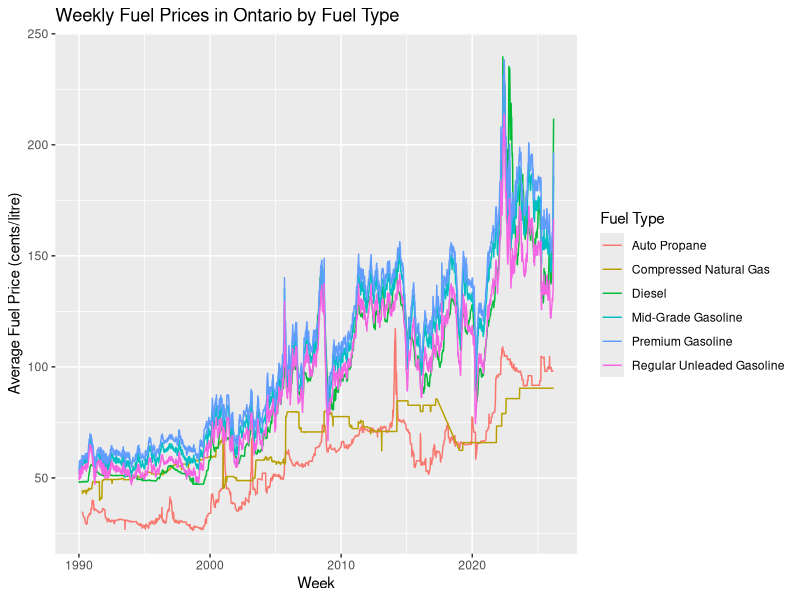
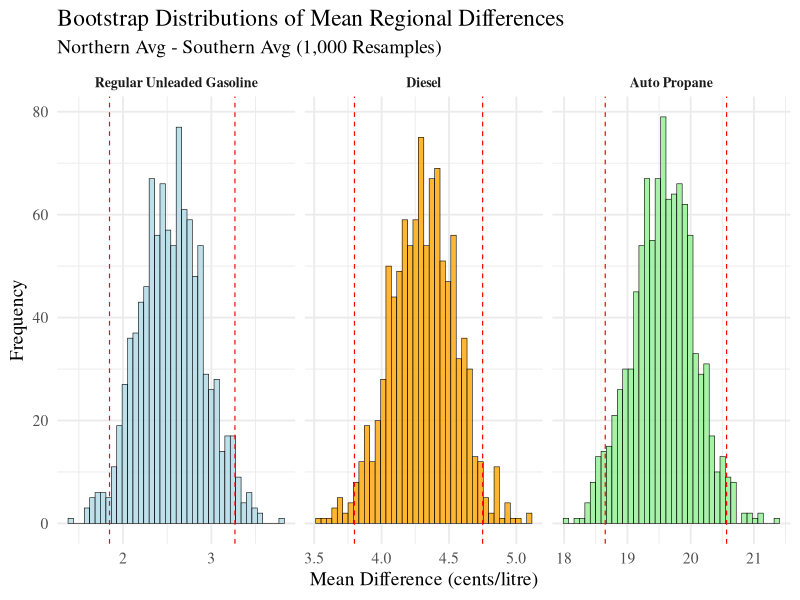
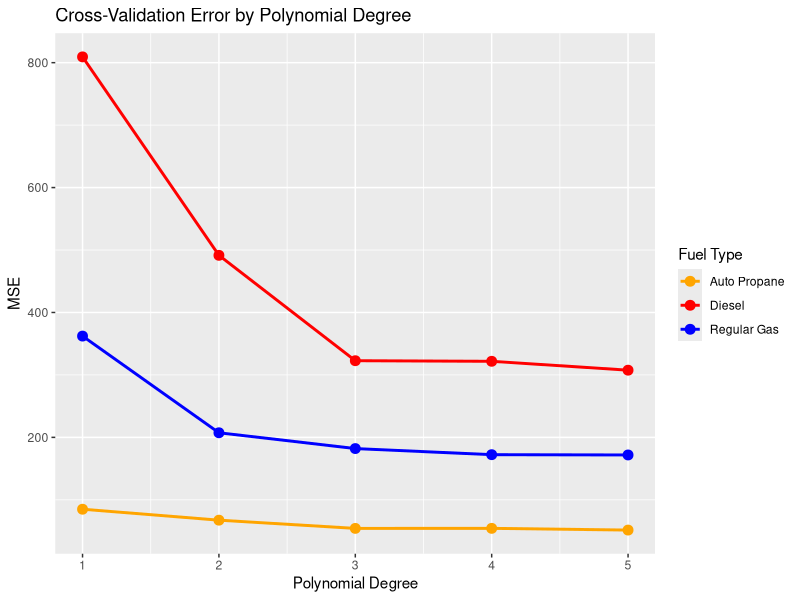

These figures' R source, in order:
## ---- chunk 1
knitr::opts_chunk$set(echo = TRUE)
## ---- chunk 2
library(tidyverse)
library(dplyr)
library(lubridate)
library(knitr)
library(ggplot2)
## ---- chunk 3
raw_data = read.csv("data/fueltypesall.csv")
## ---- chunk 4
d = raw_data %>%
  rename(
    Toronto_West = Toronto.West.Ouest,
    Toronto_East = Toronto.East.Est,
    St_Catharines = St..Catharine.s,
    Sault_Saint_Marie = Sault.Saint.Marie,
    Thunder_Bay = Thunder.Bay,
    North_Bay = North.Bay,
    Parry_Sound = Parry.Sound,
    Ontario_Average = Ontario.Average.Moyenne.provinciale,
    Southern_Ontario_Average = Southern.Average.Moyenne.du.sud.de.l.Ontario,
    Northern_Ontario_Average = Northern.Average.Moyenne.du.nord.de.l.Ontario,
    Fuel_Type = Fuel.Type
  )
## ---- chunk 5
old_cols = names(raw_data)
new_cols = names(d)

names_comparison = data.frame(
  Before = old_cols,
  After = new_cols,
  stringsAsFactors = FALSE 
)

library(knitr)
kable(names_comparison, caption = "Old Column Names vs. New Column Names")
## ---- chunk 6
d = d %>% 
  select(!Type.de.carburant)
## ---- chunk 7
d = d %>%
  mutate(across(where(is.numeric), ~ na_if(., 0)))
## ---- chunk 8
d = d %>%
  mutate(Date = as.Date(Date))
## ---- chunk 9
regular_gas_data = d %>%
  filter(Fuel_Type == "Regular Unleaded Gasoline") %>%
  select(!Fuel_Type)

diesel_data = d %>%
  filter(Fuel_Type == "Diesel") %>%
  select(!Fuel_Type)

natural_gas_data = d %>%
  filter(Fuel_Type == "Compressed Natural Gas") %>%
  select(!Fuel_Type)

mid_gas_data = d %>%
  filter(Fuel_Type == "Mid-Grade Gasoline") %>%
  select(!Fuel_Type) 

premium_gas_data = d %>%
  filter(Fuel_Type == "Premium Gasoline") %>%
  select(!Fuel_Type)

auto_propane_data = d %>%
  filter(Fuel_Type == "Auto Propane") %>%
  select(!Fuel_Type)

## ---- chunk 10
d %>% 
  ggplot(aes(x = Date, y = Ontario_Average, color = Fuel_Type)) + 
  geom_line() +
  labs(
    title = "Weekly Fuel Prices in Ontario by Fuel Type",
    x = "Week",
    y = "Average Fuel Price (cents/litre)",
    color = "Fuel Type")
## ---- chunk 11
# REGULAR GASOLINE
regional_compare_gas = regular_gas_data %>%
  filter(Date >= as.Date("2021-01-01")) %>%
  select(Date, Northern_Ontario_Average, Southern_Ontario_Average) %>%
  drop_na() %>%
  mutate(Reg_Diff = Northern_Ontario_Average - Southern_Ontario_Average)

t_test_gas = t.test(regional_compare_gas$Northern_Ontario_Average, 
                    regional_compare_gas$Southern_Ontario_Average,
                    paired = TRUE)
mean_diff_gas = t_test_gas$estimate
ci_lower_gas = t_test_gas$conf.int[1]
ci_upper_gas = t_test_gas$conf.int[2]
p_val_gas = t_test_gas$p.value

# DIESEL
regional_compare_diesel = diesel_data %>%
  filter(Date >= as.Date("2021-01-01")) %>%
  select(Date, Northern_Ontario_Average, Southern_Ontario_Average) %>%
  drop_na() %>%
  mutate(Reg_Diff = Northern_Ontario_Average - Southern_Ontario_Average)

t_test_diesel = t.test(regional_compare_diesel$Northern_Ontario_Average,
                       regional_compare_diesel$Southern_Ontario_Average,
                       paired = TRUE)
mean_diff_diesel = t_test_diesel$estimate
ci_lower_diesel = t_test_diesel$conf.int[1]
ci_upper_diesel = t_test_diesel$conf.int[2]
p_val_diesel = t_test_diesel$p.value

# AUTO PROPANE
regional_compare_propane = auto_propane_data %>%
  filter(Date >= as.Date("2021-01-01")) %>%
  select(Date, Northern_Ontario_Average, Southern_Ontario_Average) %>%
  drop_na() %>%
  mutate(Reg_Diff = Northern_Ontario_Average - Southern_Ontario_Average)

t_test_propane = t.test(regional_compare_propane$Northern_Ontario_Average,
                        regional_compare_propane$Southern_Ontario_Average,
                        paired = TRUE)
mean_diff_propane = t_test_propane$estimate
ci_lower_propane = t_test_propane$conf.int[1]
ci_upper_propane = t_test_propane$conf.int[2]
p_val_propane = t_test_propane$p.value
## ---- chunk 12
# Create a dataframe to store the results
summary_table = data.frame(
  "Fuel Type" = c(
    "Regular Unleaded Gasoline", 
    "Diesel", 
    "Auto Propane"
  ),
  "Mean Difference (cents/litre)" = c(
    round(mean_diff_gas, 2), 
    round(mean_diff_diesel, 2),
    round(mean_diff_propane, 2)
  ),
  "95% Confidence Interval" = c(
    paste0("(", round(ci_lower_gas, 2), ", ", round(ci_upper_gas, 2), ")"),
    paste0("(", round(ci_lower_diesel, 2), ", ", round(ci_upper_diesel, 2),
           ")"),
    paste0("(", round(ci_lower_propane, 2), ", ", round(ci_upper_propane, 2),
           ")")
  ),
  check.names = FALSE # This prevents R from putting periods in the column names
)

# Use kable to print a perfectly formatted table
kable(summary_table, 
      caption = "Average Price Differences: Northern vs. Southern Ontario",
      align = c("c", "c", "c"))
## ---- chunk 13
# Create a dataframe for the Hypothesis Testing results
ht_table = data.frame(
  "Fuel Type" = c(
    "Regular Unleaded Gasoline", 
    "Diesel", 
    "Auto Propane"
  ),
  "p-value" = c(
    format.pval(p_val_gas, digits = 3, eps = 0.001),
    format.pval(p_val_diesel, digits = 3, eps = 0.001),
    format.pval(p_val_propane, digits = 3, eps = 0.001)
  ),
  check.names = FALSE
)

# Print the table using kable
kable(ht_table, 
      caption = "Paired T-Test Results: Regional Price Differences",
      align = c("l", "c", "c"))
## ---- chunk 14
set.seed(57)  # Set a seed for exact reproducibility
B = 1000      # Number of bootstrap iterations

# Create a custom function using the tidyverse method taught in class
get_boot_ci = function(df) {
  
  # Define the single bootstrap step as taught in lecture
  boot_function = function() {
    # Resample the dataframe 
    boot_data = df %>% slice_sample(n = nrow(df), replace = TRUE)
    
    # Calculate the mean difference
    boot_mean = boot_data %>% summarize(cal.s = mean(Reg_Diff, na.rm = TRUE))
    
    # Extract the value
    return(boot_mean[1,1])
  }
  
  # Replicate the process B times
  boot_means = replicate(B, boot_function())
  
  # Extract the 2.5% and 97.5% percentiles for the 95% CI
  ci = quantile(boot_means, probs = c(0.025, 0.975))
  return(c(lower = ci[1], upper = ci[2]))
}

# Apply the function to all three fuel types using the dataframes we made in 
# Section 5
boot_gas = get_boot_ci(regional_compare_gas)
boot_diesel = get_boot_ci(regional_compare_diesel)
boot_propane = get_boot_ci(regional_compare_propane)
## ---- chunk 15
boot_table = data.frame(
  "Fuel Type" = c("Regular Unleaded Gasoline", "Diesel", "Auto Propane"),
  "Classical 95% CI (T-Test)" = c(
    paste0("(", round(ci_lower_gas, 2), ", ", round(ci_upper_gas, 2), ")"),
    paste0("(", round(ci_lower_diesel, 2), ", ", 
           round(ci_upper_diesel, 2), ")"),
    paste0("(", round(ci_lower_propane, 2), ", ", 
           round(ci_upper_propane, 2), ")")
  ),
  "Bootstrap 95% CI" = c(
    paste0("(", round(boot_gas["lower.2.5%"], 2), ", ",
           round(boot_gas["upper.97.5%"], 2), ")"),
    paste0("(", round(boot_diesel["lower.2.5%"], 2), ", ",
           round(boot_diesel["upper.97.5%"], 2), ")"),
    paste0("(", round(boot_propane["lower.2.5%"], 2), ", ",
           round(boot_propane["upper.97.5%"], 2), ")")
  ),
  check.names = FALSE
)

kable(boot_table, caption = 
        "Comparison of Classical and Bootstrapped 95% Confidence Intervals",
      align = c("l", "c", "c"))
## ---- chunk 16
# 1. Create a function to extract the 1000 raw means for plotting
get_boot_means = function(df) {
  boot_func = function() {
    boot_data = df %>% slice_sample(n = nrow(df), replace = TRUE)
    boot_mean = boot_data %>% summarize(cal.s = mean(Reg_Diff, na.rm = TRUE))
    return(boot_mean[1,1])
  }
  return(replicate(B, boot_func()))
}

# 2. Generate the 1,000 means for the three fuel types
boot_means_gas = get_boot_means(regional_compare_gas)
boot_means_diesel = get_boot_means(regional_compare_diesel)
boot_means_propane = get_boot_means(regional_compare_propane)

# 3. Combine everything into one large dataframe AND set specific order (Levels)
plot_data = data.frame(
  Fuel_Type = factor(
    rep(c("Regular Unleaded Gasoline", "Diesel", "Auto Propane"), each = B),
    levels = c("Regular Unleaded Gasoline", "Diesel", "Auto Propane") 
    # This forces the left-to-right order
  ),
  Means = c(boot_means_gas, boot_means_diesel, boot_means_propane)
)

# 4. Create a dataframe for the Confidence Intervals with the same ordered 
#factor
ci_data = data.frame(
  Fuel_Type = factor(
    c("Regular Unleaded Gasoline", "Diesel", "Auto Propane"),
    levels = c("Regular Unleaded Gasoline", "Diesel", "Auto Propane")
  ),
  Lower = c(boot_gas[1], boot_diesel[1], boot_propane[1]),
  Upper = c(boot_gas[2], boot_diesel[2], boot_propane[2])
)

# 5. Plot using facet_wrap, adding colors and forcing 3 columns (left-to-right)
ggplot(plot_data, aes(x = Means, fill = Fuel_Type)) +
  geom_histogram(bins = 40, color = "black", linewidth = 0.2, alpha = 0.8,
                 show.legend = FALSE) +
  geom_vline(data = ci_data, aes(xintercept = Lower), color = "red",
             linetype = "dashed", linewidth = .4) +
  geom_vline(data = ci_data, aes(xintercept = Upper), color = "red",
             linetype = "dashed", linewidth = .4) +
  scale_fill_manual(values = c(
    "Regular Unleaded Gasoline" = "lightblue", 
    "Diesel" = "orange", 
    "Auto Propane" = "lightgreen"
  )) +
  facet_wrap(~ Fuel_Type, scales = "free_x", ncol = 3) + 
  labs(
    title = "Bootstrap Distributions of Mean Regional Differences",
    subtitle = "Northern Avg - Southern Avg (1,000 Resamples)",
    x = "Mean Difference (cents/litre)", 
    y = "Frequency"
  ) +
  theme_minimal(base_size = 14, base_family = "serif") +
  theme(strip.text = element_text(face = "bold", size = 10))
## ---- chunk 17
# # Visualization on polynomial fitting
# plot_data = regular_gas_data %>%
#   filter(Date >= as.Date("2021-01-01")) %>%
#   mutate(Time_Index = as.numeric(Date - min(Date))) %>%
#   drop_na(Ontario_Average)
# 
# ggplot(plot_data, aes(x = Time_Index, y = Ontario_Average)) + 
#   geom_point() + 
#   geom_smooth(method = "lm", formula = y ~ poly(x, 1), 
#               aes(color = "Deg 1"), se = FALSE, linewidth = 1) + 
#   geom_smooth(method = "lm", formula = y ~ poly(x, 2), 
#               aes(color = "Deg 2"), se = FALSE, linewidth = 1) + 
#   geom_smooth(method = "lm", formula = y ~ poly(x, 3), 
#               aes(color = "Deg 3"), se = FALSE, linewidth = 1) +
#   geom_smooth(method = "lm", formula = y ~ poly(x, 5), 
#               aes(color = "Deg 5"), se = FALSE, linewidth = 1) +
#   labs(
#     title = "Testing Polynomial Fits on Fuel Prices",
#     x = "Week",
#     y = "Ontario Average Fuel Price (cents/litre)",
#     color = "Model Fit"
#   ) +
#   theme_minimal()
## ---- chunk 18
############# Put This in Data cleaning section!
regular_gas_data = regular_gas_data %>%
  filter(Date >= as.Date("2021-01-01")) %>%
  select(Date, Ottawa, Windsor, London, Peterborough, Sudbury, North_Bay, Parry_Sound, Sault_Saint_Marie, St_Catharines, Thunder_Bay, Toronto_East, Toronto_West, Timmins, Kenora) %>%
  pivot_longer(cols = -Date, names_to = "City", values_to = "Price") %>%
  drop_na() %>%
  mutate(Time_Index = as.numeric(Date - min(Date)))

diesel_data = diesel_data %>%
  filter(Date >= as.Date("2021-01-01")) %>%
  select(Date, Ottawa, Windsor, London, Peterborough, Sudbury, North_Bay, Parry_Sound, 
         Sault_Saint_Marie, St_Catharines, Thunder_Bay, Toronto_East, Toronto_West, 
         Timmins, Kenora) %>%
  pivot_longer(cols = -Date, names_to = "City", values_to = "Price") %>%
  drop_na() %>%
  mutate(Time_Index = as.numeric(Date - min(Date)))

auto_propane_data = auto_propane_data %>%
  filter(Date >= as.Date("2021-01-01")) %>%
  select(Date, Ottawa, Windsor, London, Thunder_Bay, Toronto_East, Toronto_West, 
         Kenora) %>%
  pivot_longer(cols = -Date, names_to = "City", values_to = "Price") %>%
  drop_na() %>%
  mutate(Time_Index = as.numeric(Date - min(Date)))

## ---- chunk 19

# Data split
regular = regular_gas_data %>% 
  mutate(group_ind = sample(c(1:5), size = nrow(regular_gas_data), replace = TRUE))
diesel = diesel_data %>% 
  mutate(group_ind = sample(c(1:5), size = nrow(regular_gas_data), replace = TRUE))
propane = auto_propane_data %>% 
  mutate(group_ind = sample(c(1:5), size = nrow(auto_propane_data), replace = TRUE))


regular_mse = vector()
diesel_mse = vector()
propane_mse = vector()

for(d in 1:5) {
  mse_fold = vector() 

  for(i in 1:5) {
    
    train_set = regular %>% filter(group_ind != i)
    validation_set = regular %>% filter(group_ind == i)
    
    m_train = lm(Price ~ City + poly(Time_Index, d), data = train_set)
    y_hat = predict(m_train, newdata = validation_set)
    mse_fold[i] = mean((validation_set$Price - y_hat)^2, na.rm = TRUE)
  }
  
  # Take average as final score
  regular_mse[d] = mean(mse_fold)
}


cv_result_regular = data.frame(
  "Polynomial Degree" = c("Degree 1", "Degree 2", "Degree 3", "Degree 4", "Degree 5"),
  "Cross-Validated MSE" = regular_mse,
  check.names = FALSE
)

for(d in 1:5) {
  mse_fold = vector() 

  for(i in 1:5) {
    
    train_set = diesel %>% filter(group_ind != i)
    validation_set = diesel %>% filter(group_ind == i)
    
    m_train = lm(Price ~ City + poly(Time_Index, d), data = train_set)
    y_hat = predict(m_train, newdata = validation_set)
    mse_fold[i] = mean((validation_set$Price - y_hat)^2, na.rm = TRUE)
  }
  
  diesel_mse[d] = mean(mse_fold)
}

cv_result_diesel = data.frame(
  "Polynomial Degree" = c("Degree 1", "Degree 2", "Degree 3", "Degree 4", "Degree 5"),
  "Cross-Validated MSE" = diesel_mse,
  check.names = FALSE
)

for(d in 1:5) {
  mse_fold = vector() 

  for(i in 1:5) {
    # Explicitly defining Train and Validation sets per fold
    train_set = propane %>% filter(group_ind != i)
    validation_set = propane %>% filter(group_ind == i)
    
    m_train = lm(Price ~ City + poly(Time_Index, d), data = train_set)
    y_hat = predict(m_train, newdata = validation_set)
    mse_fold[i] = mean((validation_set$Price - y_hat)^2, na.rm = TRUE)
  }
  
  propane_mse[d] = mean(mse_fold)
}

cv_result_propane = data.frame(
  "Polynomial Degree" = c("Degree 1", "Degree 2", "Degree 3", "Degree 4", "Degree 5"),
  "Cross-Validated MSE" = propane_mse,
  check.names = FALSE
)



kable(cv_result_regular, caption = "Cross-Validation Error (Regular Gas)")
kable(cv_result_diesel, caption = "Cross-Validation Error (Diesel)")
kable(cv_result_propane, caption = "Cross-Validation Error (Auto Propane)")

plot_cv_data = data.frame(
  Degree = rep(1:5, 3),
  MSE = c(regular_mse, diesel_mse, propane_mse),
  Fuel_Type = rep(c("Regular Gas", "Diesel", "Auto Propane"), each = 5)
)

ggplot(plot_cv_data, aes(x = Degree, y = MSE, color = Fuel_Type, group = Fuel_Type)) +
  geom_line(linewidth = 1) +
  geom_point(size = 3) +
  scale_color_manual(values = c("Regular Gas" = "blue", 
                                "Diesel" = "red", 
                                "Auto Propane" = "orange")) +
  labs(
    title = "Cross-Validation Error by Polynomial Degree",
    x = "Polynomial Degree",
    y = "MSE",
    color = "Fuel Type"
  )
## ---- chunk 20
# Final models
regular_fit = lm(Price ~ City + poly(Time_Index, 3), data = regular_gas_data)
diesel_fit = lm(Price ~ City + poly(Time_Index, 3), data = diesel_data)
propane_fit = lm(Price ~ City + poly(Time_Index, 3), data = auto_propane_data)
summary(regular_fit)
summary(diesel_fit)
summary(propane_fit)
